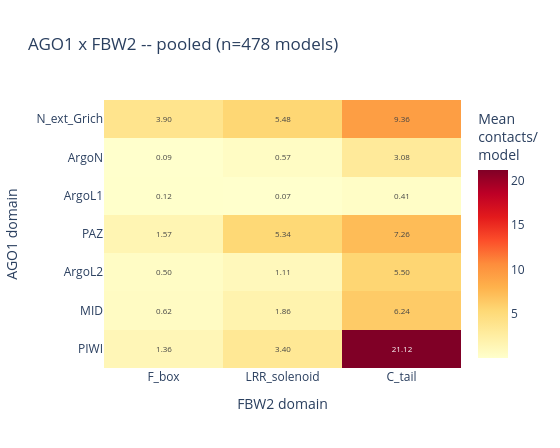

This figure's notebook cell:
### Markdown cell above
## One heatmap per couple (all backends, all clusters pooled)

### Code cell
n_models_total = df.groupby(["cluster", "fname"]).ngroups
for c in COUPLES:
    heatmap_from_matrix(
        couple_matrix(df, c, n_models_total), c,
        f"{RECEPTOR_NAME} x {LIGAND_CHAIN_NAMES[c]} -- pooled (n={n_models_total} models)",
        f"{RECEPTOR_NAME.lower()}_{LIGAND_CHAIN_NAMES[c].lower()}_heatmap_pooled.html")

### Figure 1 — Plotly figure (JSON) as saved in the notebook; plotly's stock layout.template omitted (floating-point values rounded to 4 significant figures)
{"data": [{"colorbar": {"title": {"text": "Mean<br>contacts/<br>model"}}, "colorscale": [[0.0, "rgb(255,255,204)"], [0.125, "rgb(255,237,160)"], [0.25, "rgb(254,217,118)"], [0.375, "rgb(254,178,76)"], [0.5, "rgb(253,141,60)"], [0.625, "rgb(252,78,42)"], [0.75, "rgb(227,26,28)"], [0.875, "rgb(189,0,38)"], [1.0, "rgb(128,0,38)"]], "hovertemplate": "AGO1: %{y}<br>FBW2: %{x}<br>%{z:.3f} contacts/model<extra></extra>", "text": [["3.90", "5.48", "9.36"], ["0.09", "0.57", "3.08"], ["0.12", "0.07", "0.41"], ["1.57", "5.34", "7.26"], ["0.50", "1.11", "5.50"], ["0.62", "1.86", "6.24"], ["1.36", "3.40", "21.12"]], "textfont": {"size": 8}, "texttemplate": "%{text}", "type": "heatmap", "x": ["F_box", "LRR_solenoid", "C_tail"], "y": ["N_ext_Grich", "ArgoN", "ArgoL1", "PAZ", "ArgoL2", "MID", "PIWI"], "z": [[3.895, 5.481, 9.358], [0.08577, 0.5732, 3.075], [0.1213, 0.07113, 0.4142], [1.569, 5.343, 7.255], [0.4979, 1.111, 5.502], [0.6172, 1.864, 6.245], [1.356, 3.4, 21.12]]}], "layout": {"height": 448, "title": {"text": "AGO1 x FBW2 -- pooled (n=478 models)"}, "width": 560, "xaxis": {"title": {"text": "FBW2 domain"}}, "yaxis": {"autorange": "reversed", "title": {"text": "AGO1 domain"}}}}
